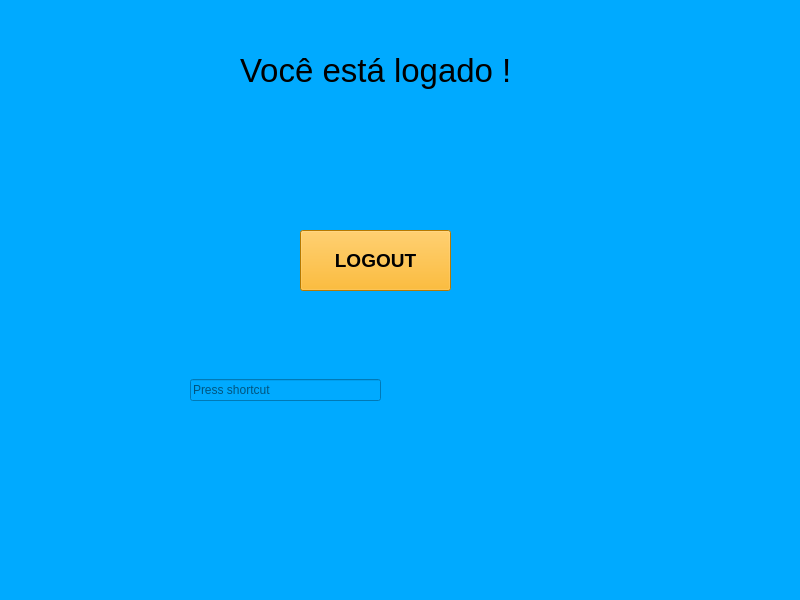
<?xml version="1.0" encoding="UTF-8"?>
<ui version="4.0">
 <class>Menu_Principal</class>
 <widget class="QMainWindow" name="Menu_Principal">
  <property name="geometry">
   <rect>
    <x>0</x>
    <y>0</y>
    <width>800</width>
    <height>600</height>
   </rect>
  </property>
  <property name="windowTitle">
   <string>Menu Principal</string>
  </property>
  <property name="styleSheet">
   <string notr="true">background-color: rgb(0, 170, 255);</string>
  </property>
  <widget class="QWidget" name="centralwidget">
   <widget class="QLabel" name="label">
    <property name="geometry">
     <rect>
      <x>240</x>
      <y>40</y>
      <width>401</width>
      <height>61</height>
     </rect>
    </property>
    <property name="font">
     <font>
      <pointsize>25</pointsize>
     </font>
    </property>
    <property name="text">
     <string>Você está logado !</string>
    </property>
   </widget>
   <widget class="QPushButton" name="pushButton">
    <property name="geometry">
     <rect>
      <x>300</x>
      <y>230</y>
      <width>151</width>
      <height>61</height>
     </rect>
    </property>
    <property name="font">
     <font>
      <pointsize>14</pointsize>
      <weight>75</weight>
      <bold>true</bold>
     </font>
    </property>
    <property name="styleSheet">
     <string notr="true">background-color: rgb(255, 170, 0);</string>
    </property>
    <property name="text">
     <string>LOGOUT</string>
    </property>
   </widget>
   <widget class="QKeySequenceEdit" name="keySequenceEdit">
    <property name="geometry">
     <rect>
      <x>190</x>
      <y>340</y>
      <width>191</width>
      <height>101</height>
     </rect>
    </property>
   </widget>
  </widget>
  <widget class="QMenuBar" name="menubar">
   <property name="geometry">
    <rect>
     <x>0</x>
     <y>0</y>
     <width>800</width>
     <height>26</height>
    </rect>
   </property>
  </widget>
  <widget class="QStatusBar" name="statusbar"/>
 </widget>
 <resources/>
 <connections/>
</ui>
